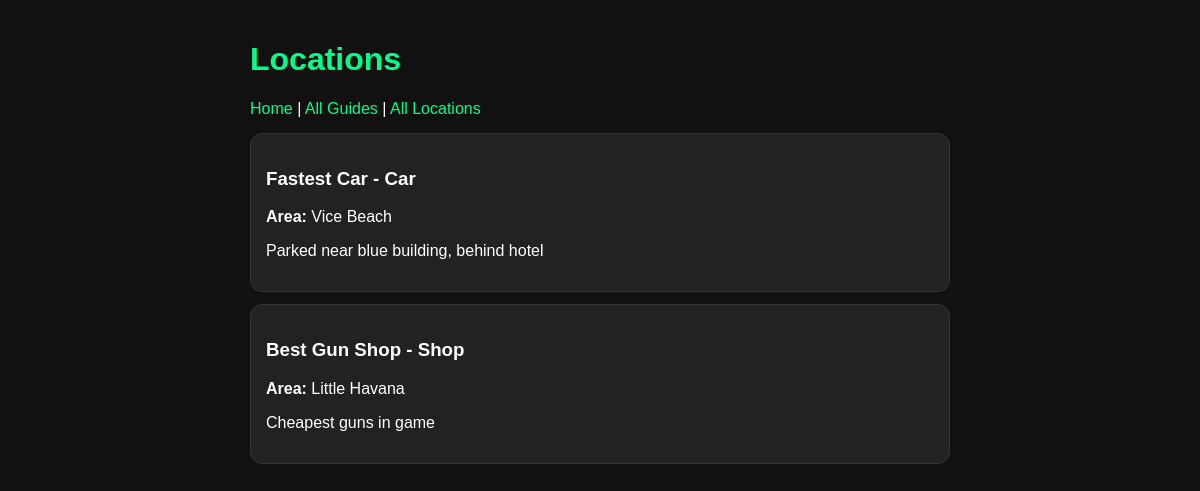
/locations, run on the app's committed database.
### tables this page shows
CREATE TABLE locations (id INTEGER PRIMARY KEY AUTOINCREMENT, name TEXT, type TEXT, area TEXT, description TEXT);

### app.py (the view)
@app.route("/locations")
def locations():
    db = get_db()
    locations = db.execute("SELECT * FROM locations").fetchall()
    db.close()
    return render_template("locations.html", locations=locations)

### app.py (called while the page is built)
def get_db():
    conn = sqlite3.connect(DB)
    conn.row_factory = sqlite3.Row
    return conn

### templates/locations.html (shortened to what this page needs)
<!DOCTYPE html>
<html>
<head>
  <link rel="stylesheet" href="/static/style.css">
</head>
<body>
  <div class="container">
    <h1>Locations</h1>
    <div class="nav">
      <a href="/">Home</a> | <a href="/guides">All Guides</a> | <a href="/locations">All Locations</a>
    </div>
    {% for l in locations %}
    <div class="card">
      <h3>{{ l.name }} - {{ l.type }}</h3>
      <p><b>Area:</b> {{ l.area }}</p>
      <p>{{ l.description }}</p>
    </div>
    {% endfor %}
  </div>
</body>
</html>

### static/style.css (style rules this page uses)
body { font-family: Arial; background: #111; color: white; margin: 0; }
.container { max-width: 700px; margin: 0 auto; padding: 20px; }
h1 { color: #00ff88; }
.card { background: #222; padding: 15px; margin: 12px 0; border-radius: 12px; border: 1px solid #333; }
a { color: #00ff88; text-decoration: none; }
.nav { margin: 15px 0; }

### data on the page
locations: name "Fastest Car", type "Car", area "Vice Beach", description "Parked near blue building, behind hotel"
locations: name "Best Gun Shop", type "Shop", area "Little Havana", description "Cheapest guns in game"
